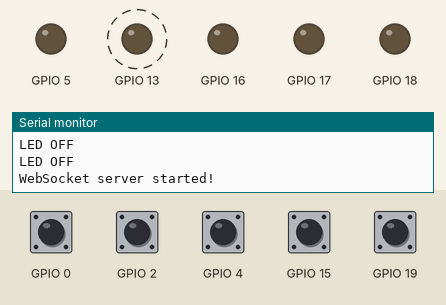
Bench run of a program on a simulated ESP32. Parts: output pins drawn as LEDs (lit = HIGH), the last lines printed to the serial monitor. Dashed ring = blinking. The inputs (shaded band) are chosen by the test bench; at power-on: GPIO 0, GPIO 2, GPIO 4, GPIO 15, GPIO 19 HIGH. WiFi joins after 1.5 s; servers stay silent unless stated; storage starts empty; EEPROM starts erased.

Above: at 3.24 s.
3.6 s: GPIO 0 pulled LOW for 1 s
At 6.3 s:
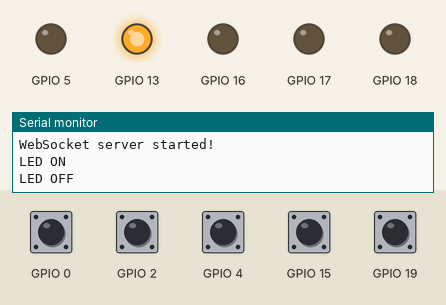
6.6 s: GPIO 2 pulled LOW for 0.15 s
At 6.68 s:
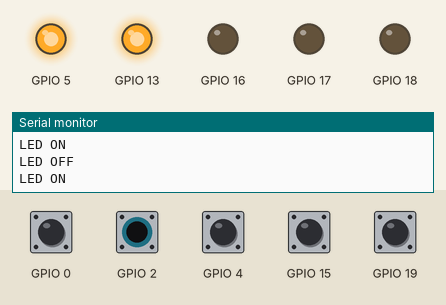
8.2 s: GPIO 4 pulled LOW for 0.15 s
At 8.28 s:
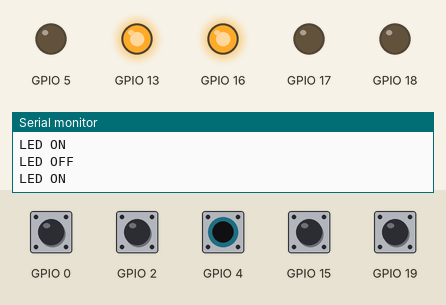
9.8 s: GPIO 15 pulled LOW for 0.15 s
At 9.89 s:
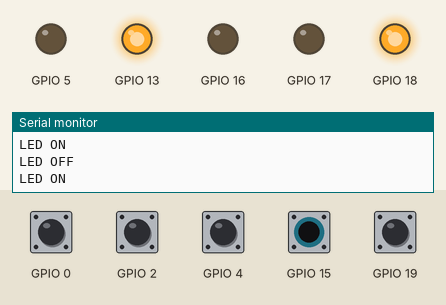
Timing chart, 0 to 12.8 s (numbered marks = the images above; inputs shaded):
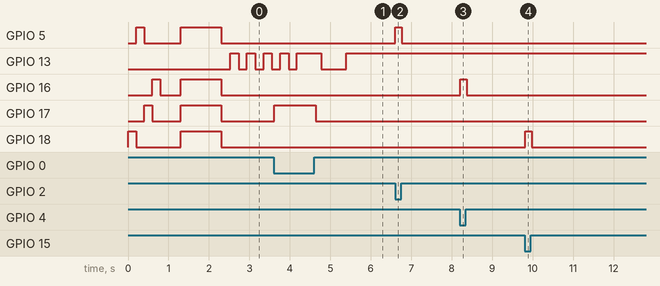

Measured:
- after the input at 3.6 s, GPIO 17: LOW → HIGH at once, → LOW 1.0 s later
- after the input at 6.6 s, GPIO 5: LOW → HIGH at once, → LOW 0.16 s later
- after the input at 8.2 s, GPIO 16: LOW → HIGH at once, → LOW 0.16 s later
- after the input at 9.8 s, GPIO 18: LOW → HIGH at once, → LOW 0.16 s later

The program:

main.cpp
```cpp
#include <Arduino.h>

#include "button.hpp"
#include "network_manager.hpp"
#include "preferences_manager.hpp"
#include "switch.hpp"

#include "soc/soc.h"
#include "soc/rtc_cntl_reg.h"

Switch sw1(15, 18); // Button pin 15, LED pin 18
Switch sw2(2, 5);   // Button pin 2, LED pin 5
Switch sw3(0, 17);  // Button pin 0, LED pin 17
Switch sw4(4, 16);  // Button pin 4, LED pin 16

NetworkManager *network_manager;

void initializationLEDSequence()
{
    sw1.turnOnLED();
    delay(200);
    sw1.turnOffLED();
    sw2.turnOnLED();
    delay(200);
    sw2.turnOffLED();
    sw3.turnOnLED();
    delay(200);
    sw3.turnOffLED();
    sw4.turnOnLED();
    delay(200);
    sw4.turnOffLED();
    delay(500);
    for (int i = 0; i < 2; i++)
    {
        sw1.turnOnLED();
        sw2.turnOnLED();
        sw3.turnOnLED();
        sw4.turnOnLED();
        delay(500);
        sw1.turnOffLED();
        sw2.turnOffLED();
        sw3.turnOffLED();
        sw4.turnOffLED();
    }
}

void setup()
{
    WRITE_PERI_REG(RTC_CNTL_BROWN_OUT_REG, 0); // disable brownout detector
    Serial.begin(115200);

    sw1.setup();
    sw2.setup();
    sw3.setup();
    sw4.setup();

    initializationLEDSequence();

    PreferencesManager preferences_manager("footswitch");
    network_manager = new NetworkManager(19, 13, &preferences_manager); // Mode button pin 19, LED pin 13
    network_manager->setupServer();
}

void loop()
{
    sw1.update();              // Update button state
    sw2.update();              // Update button state
    sw3.update();              // Update button state
    sw4.update();              // Update button state
    network_manager->update(); // Update network manager state
    delay(10);                 // Small delay to avoid busy-waiting
}
```

button.hpp
```cpp
#ifndef BUTTON_HPP
#define BUTTON_HPP

#include <functional>

#include <Arduino.h>

#include "button_interface.hpp"

class Button : public AbstractButton
{
public:
    Button(int pin, bool normally_open = true);
    ~Button() = default;

    /**
     * @brief Setup the button
     *
     * This function initializes the button pin as an input with pull-up resistor.
     */
    void setup() override;

    /**
     * @brief Update the button state
     *
     * This function should be called in the loop function to update the button state.
     */
    void update() override;

    /**
     * @brief Method called when the button is pressed
     *
     * @param callback Function to call when the button is pressed
     */
    void onPress(std::function<void()> callback) override;

    /**
     * @brief Method called when the button is released
     *
     * @param callback Function to call when the button is released
     */

    void onRelease(std::function<void()> callback) override;
    /**
     * @brief Method called when the button is held
     *
     * @param callback Function to call when the button is held
     */
    void onHold(std::function<void()> callback) override;

private:
    int pin_;                     // Pin number for the button
    uint32_t hold_time_{2000};    // Time in milliseconds the button is held to trigger the hold event
    bool last_state_;             // Last state of the button
    bool hold_triggered_;         // Flag to indicate if hold was triggered
    bool normally_open_;          // Flag to indicate if the button is normally open or closed
    uint32_t press_start_time_;   // Time when the button was pressed
    uint32_t last_debounce_time_; // Last time the button state was toggled
    uint32_t debounce_delay_{50}; // Debounce delay in milliseconds

    std::function<void()> onPressCallback_;   // Callback function for button press
    std::function<void()> onReleaseCallback_; // Callback function for button release
    std::function<void()> onHoldCallback_;    // Callback function for button hold
};

#endif // BUTTON_HPP
```

button_interface.hpp
```cpp
#ifndef BUTTON_INTERFACE_HPP
#define BUTTON_INTERFACE_HPP

#include <functional>

class AbstractButton
{
public:
    virtual ~AbstractButton() = default;
    virtual void setup() = 0;
    virtual void update() = 0;
    virtual void onPress(std::function<void()> callback) = 0;
    virtual void onRelease(std::function<void()> callback) = 0;
    virtual void onHold(std::function<void()> callback) = 0;
};

#endif // BUTTON_INTERFACE_HPP
```

network_manager.hpp
```cpp
#ifndef NETWORK_MANAGER_HPP
#define NETWORK_MANAGER_HPP

#include <Arduino.h>
#include <AsyncWebSocket.h>
#include <ESPAsyncWebServer.h>
#include <WiFi.h>

#include "button.hpp"
#include "preferences_manager_interface.hpp"

/**
 * @enum NetworkMode
 * @brief Enum class for network mode, either client or server
 *
 */
enum class NetworkMode
{
    CLIENT,
    SERVER
};

/**
 * @class NetworkManager
 * @brief Class for managing network connections.
 *
 * This class is responsible for managing network connections, either as a client or server.
 * The server mode is responsible for listening to incoming connections and managing them and should
 * be used for setting up the device. The client mode is responsible for connecting to a server and
 * sending and receiving data.
 *
 */
class NetworkManager
{
public:
    NetworkManager(int mode_button_pin, int led_pin, PreferencesManagerInterface *preferences_manager);
    ~NetworkManager() = default;

    /**
     * @brief Setup the network manager.
     *
     * This function initializes the button and LED pins and sets the initial mode to CLIENT.
     *
     */
    void setup();

    /**
     * @brief Setup the network manager as a server
     *
     */
    void setupServer();

    /**
     * @brief Network manager routine to be called in the loop function.
     *
     * This function checks the current mode and calls the appropriate functions to handle the
     * network connections, as well as the led and button states.
     *
     */
    void update();

private:
    /**
     * @brief Toggle the network mode between client and server.
     *
     */
    void toggleMode();

    /**
     * @brief Handle web socket events
     *
     * @param server Server
     * @param client Client
     * @param type Type
     * @param arg Arg
     * @param data Data
     * @param len Length
     */
    void handleWebSocketEvent(AsyncWebSocket *server, AsyncWebSocketClient *client, AwsEventType type,
                              void *arg, uint8_t *data, size_t len);

    void onWebSocketMessage(void *arg, uint8_t *data, size_t len);

    int led_pin_;
    Button mode_button_;
    NetworkMode mode_;
    WiFiClient client_;
    PreferencesManagerInterface *preferences_manager_;
    AsyncWebServer server_;
    AsyncWebSocket ws_;

    bool connected_ = false;
    uint32_t blink_delay_;
    uint32_t last_blink_time_ = 0;
    String SSID{"SardineCan"};
    String PASSWORD{"limaozabumbeiro"};
    String CLIENT_SSID{"X18_ALLAN"};
    String CLIENT_PASSWORD{"naovaiacertar"};
    constexpr static int kServerModeBlinkDelay{200}; // Delay for blinking the LED in server mode
    constexpr static int kClientModeBlinkDelay{600}; // Delay for blinking the LED in client mode
};

#endif
```

preferences_manager.hpp
```cpp
#ifndef PARAMETER_MANAGER_HPP
#define PARAMETER_MANAGER_HPP

#include <Preferences.h>

#include "preferences_manager_interface.hpp"

class PreferencesManager : public PreferencesManagerInterface
{
public:
    PreferencesManager(const char *namespace_name);
    ~PreferencesManager() = default;

    /**
     * @brief Set a string value in the preferences.
     *
     * @param key The key under which to store the value.
     * @param value The string value to store.
     */
    void setString(const String &key, const String &value) override;

    /**
     * @brief Get a string value from the preferences.
     *
     * @param key The key under which the value is stored.
     * @param default_value The default value to return if the key is not found.
     * @return The string value associated with the key.
     */
    String getString(const String &key, const String &default_value) override;

    /**
     * @brief Set an integer value in the preferences.
     *
     * @param key The key under which to store the value.
     * @param value The integer value to store.
     */
    void setInt(const String &key, int value) override;

    /**
     * @brief Get an integer value from the preferences.
     *
     * @param key The key under which the value is stored.
     * @param default_value The default value to return if the key is not found.
     * @return The integer value associated with the key.
     */
    int getInt(const String &key, int default_value) override;

private:
    Preferences preferences_;
    const char *namespace_name_;
};

#endif // PARAMETER_MANAGER_HPP
```

preferences_manager_interface.hpp
```cpp
#ifndef PREFERENCES_MANAGER_INTERFACE_HPP
#define PREFERENCES_MANAGER_INTERFACE_HPP

#include <WString.h>

class PreferencesManagerInterface
{
public:
    virtual ~PreferencesManagerInterface() = default;

    virtual void setString(const String &key, const String &value) = 0;
    virtual String getString(const String &key, const String &default_value) = 0;
    virtual void setInt(const String &key, int value) = 0;
    virtual int getInt(const String &key, int default_value) = 0;
};

#endif // PREFERENCES_MANAGER_INTERFACE_HPP
```

switch.hpp
```cpp
#ifndef SWITCH_HPP
#define SWITCH_HPP

#include <functional>

#include <Arduino.h>

#include "button_interface.hpp"

class Switch : public AbstractButton
{
public:
    Switch(int button_pin, int led_pin, bool normally_open = true);
    ~Switch() = default;

    /**
     * @brief Setup the switch, defining the button and LED pin modes.
     *
     */
    void setup() override;

    /**
     * @brief Update the switch state and toggle the LED if necessary.
     *
     */
    void update() override;

    /**
     * @brief Method called when the button is pressed.
     *
     * @param callback Function to call when the button is pressed.
     */
    void onPress(std::function<void()> callback) override;

    /**
     * @brief Method called when the button is released.
     *
     * @param callback Function to call when the button is released.
     */
    void onRelease(std::function<void()> callback) override;

    /**
     * @brief Method called when the button is held.
     *
     * @param callback Function to call when the button is held.
     */
    void onHold(std::function<void()> callback) override;

    /**
     * @brief Turn on the LED.
     *
     */
    void turnOnLED();

    /**
     * @brief Turn off the LED.
     *
     */
    void turnOffLED();

private:
    int button_pin_;              // Pin number for the button
    int led_pin_;                 // Pin number for the LED
    uint32_t hold_time_{2000};    // Time in milliseconds the button is held to trigger the hold event
    bool last_state_;             // Last state of the button
    bool hold_triggered_;         // Flag to indicate if hold was triggered
    bool normally_open_;          // Flag to indicate if the button is normally open or closed
    uint32_t press_start_time_;   // Time when the button was pressed
    uint32_t last_debounce_time_; // Last time the button state was toggled
    uint32_t debounce_delay_{50}; // Debounce delay in milliseconds

    std::function<void()> onPressCallback_;   // Callback function for button press
    std::function<void()> onReleaseCallback_; // Callback function for button release
    std::function<void()> onHoldCallback_;    // Callback function for button hold
};
#endif // SWITCH_HPP
```

button.cpp
```cpp
#include "button.hpp"

Button::Button(int pin, bool normally_open) : pin_(pin), last_state_(false), hold_triggered_(false),
                                              normally_open_(normally_open), press_start_time_(0),
                                              last_debounce_time_(0)
{
    // Initialize callback functions to nullptr
    onPressCallback_ = nullptr;
    onReleaseCallback_ = nullptr;
    onHoldCallback_ = nullptr;

    setup();
}

void Button::setup()
{
    pinMode(pin_, INPUT_PULLUP);
}

void Button::update()
{
    bool current_state = digitalRead(pin_) == LOW; // Read the button state
    if (!normally_open_)                           // If the button is normally closed, invert the state
    {
        current_state = !current_state;
    }

    uint32_t now = millis();

    if ((now - last_debounce_time_) > debounce_delay_)
    {
        last_debounce_time_ = now;         // Update the last debounce time
        if (current_state && !last_state_) // Button changed from NOT PRESSED → PRESSED
        {
            press_start_time_ = now;
            hold_triggered_ = false; // Reset hold trigger flag
            if (onPressCallback_)
            {
                onPressCallback_();
            }
        }

        if (!current_state && last_state_) // Button changed from PRESSED → NOT PRESSED
        {
            if (onReleaseCallback_)
            {
                onReleaseCallback_();
            }
        }

        if (current_state && (now - press_start_time_ >= hold_time_) && !hold_triggered_) // Button is held down
        {
            hold_triggered_ = true; // Set hold trigger flag to true
            if (onHoldCallback_)
            {
                onHoldCallback_();
            }
        }

        last_state_ = current_state;
    }
}

void Button::onPress(std::function<void()> callback)
{
    onPressCallback_ = callback;
}

void Button::onRelease(std::function<void()> callback)
{
    onReleaseCallback_ = callback;
}

void Button::onHold(std::function<void()> callback)
{
    onHoldCallback_ = callback;
}
```

preferences_manager.cpp
```cpp
#include "preferences_manager.hpp"
#include <SPIFFS.h>

PreferencesManager::PreferencesManager(const char *namespace_name) : namespace_name_(namespace_name)
{
    SPIFFS.begin(true);
    preferences_.begin(namespace_name_, false); // Initialize the Preferences library with the given namespace
}

void PreferencesManager::setString(const String &key, const String &value)
{
    preferences_.putString(key.c_str(), value); // Store the string value in the preferences
}

void PreferencesManager::setInt(const String &key, int value)
{
    preferences_.putInt(key.c_str(), value); // Store the integer value in the preferences
}

String PreferencesManager::getString(const String &key, const String &default_value)
{
    const String &value = preferences_.getString(key.c_str(), default_value).c_str(); // Retrieve the string value from the preferences
    return String(value);                                                             // Return the retrieved string value
}

int PreferencesManager::getInt(const String &key, int default_value)
{
    int value = preferences_.getInt(key.c_str(), default_value); // Retrieve the integer value from the preferences
    return value;                                                // Return the retrieved integer value
}
```

switch.cpp
```cpp
#include "switch.hpp"

Switch::Switch(int button_pin, int led_pin, bool normally_open) : button_pin_(button_pin),
                                                                  led_pin_(led_pin),
                                                                  last_state_(false),
                                                                  hold_triggered_(false),
                                                                  normally_open_(normally_open),
                                                                  press_start_time_(0),
                                                                  last_debounce_time_(0)
{
    // Initialize callback functions to nullptr
    onPressCallback_ = nullptr;
    onReleaseCallback_ = nullptr;
    onHoldCallback_ = nullptr;
}

void Switch::setup()
{
    pinMode(button_pin_, INPUT_PULLUP); // Set button pin as input with pull-up resistor
    pinMode(led_pin_, OUTPUT);          // Set LED pin as output
    digitalWrite(led_pin_, LOW);        // Turn off the LED initially
}

void Switch::update()
{
    bool current_state = digitalRead(button_pin_) == LOW; // Read the button state
    if (!normally_open_)                                  // If the button is normally closed, invert the state
    {
        current_state = !current_state;
    }

    uint32_t now = millis(); // Get the current time

    if ((now - last_debounce_time_) > debounce_delay_)
    {
        last_debounce_time_ = now;         // Update the last debounce time
        if (current_state && !last_state_) // Button changed from NOT PRESSED → PRESSED
        {
            press_start_time_ = now;
            hold_triggered_ = false; // Reset hold trigger flag
            turnOnLED();             // Turn on the LED when button is pressed
            if (onPressCallback_)
            {
                onPressCallback_();
            }
        }

        if (!current_state && last_state_) // Button changed from PRESSED → NOT PRESSED
        {
            turnOffLED(); // Turn off the LED when button is released
            if (onReleaseCallback_)
            {
                onReleaseCallback_();
            }
        }

        if (current_state && (now - press_start_time_ >= hold_time_) && !hold_triggered_) // Button is held down
        {
            hold_triggered_ = true; // Set hold trigger flag to true
            if (onHoldCallback_)
            {
                onHoldCallback_();
            }
        }

        last_state_ = current_state; // Update the last state of the button
    }
}

void Switch::onPress(std::function<void()> callback)
{
    onPressCallback_ = callback; // Set the callback function for button press
}

void Switch::onRelease(std::function<void()> callback)
{
    onReleaseCallback_ = callback; // Set the callback function for button release
}

void Switch::onHold(std::function<void()> callback)
{
    onHoldCallback_ = callback; // Set the callback function for button hold
}

void Switch::turnOnLED()
{
    digitalWrite(led_pin_, HIGH); // Turn on the LED
    Serial.println("LED ON");     // Debug message
}

void Switch::turnOffLED()
{
    digitalWrite(led_pin_, LOW); // Turn off the LED
    Serial.println("LED OFF");   // Debug message
}
```

Source omitted: network_manager.cpp (6205 bytes)
